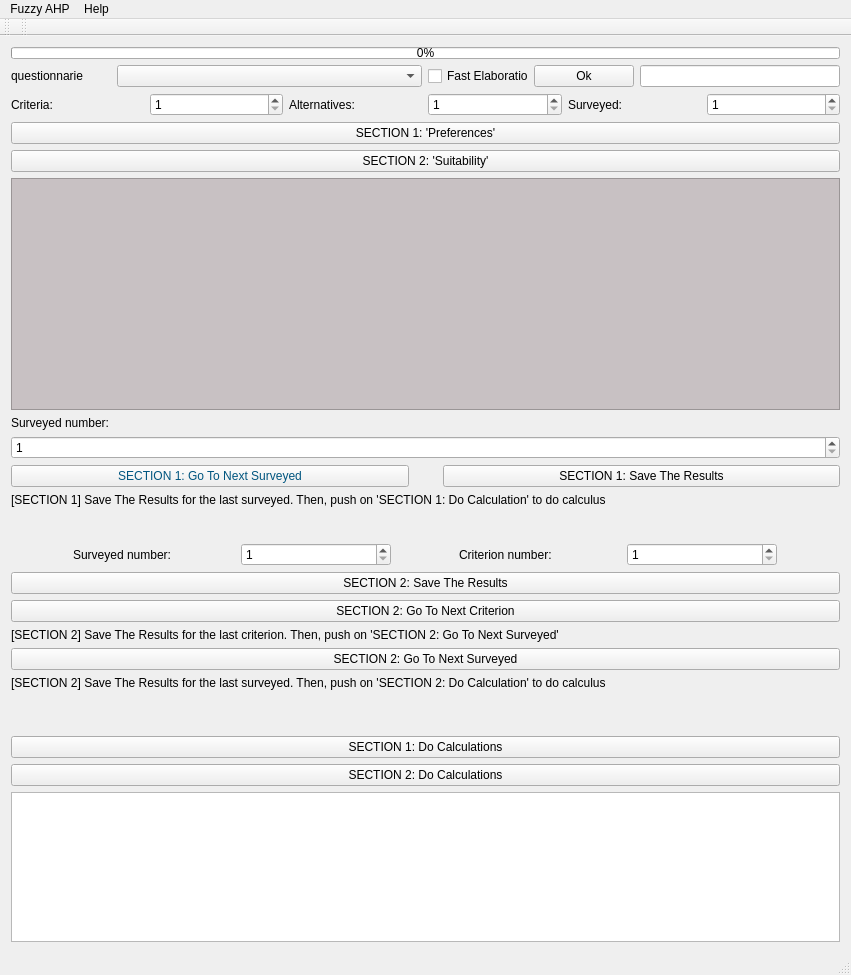
<?xml version="1.0" encoding="UTF-8"?>
<ui version="4.0">
 <class>MainWindow</class>
 <widget class="QMainWindow" name="MainWindow">
  <property name="geometry">
   <rect>
    <x>0</x>
    <y>0</y>
    <width>849</width>
    <height>975</height>
   </rect>
  </property>
  <property name="maximumSize">
   <size>
    <width>1677721</width>
    <height>1677721</height>
   </size>
  </property>
  <property name="windowTitle">
   <string>MainWindow</string>
  </property>
  <widget class="QWidget" name="centralWidget">
   <layout class="QVBoxLayout" name="verticalLayout_2">
    <item>
     <widget class="QProgressBar" name="progressBar">
      <property name="maximumSize">
       <size>
        <width>16777215</width>
        <height>12</height>
       </size>
      </property>
      <property name="toolTip">
       <string>progress bar</string>
      </property>
      <property name="value">
       <number>0</number>
      </property>
     </widget>
    </item>
    <item>
     <layout class="QHBoxLayout" name="horizontalLayout">
      <item>
       <widget class="QLabel" name="label">
        <property name="maximumSize">
         <size>
          <width>100</width>
          <height>16777215</height>
         </size>
        </property>
        <property name="text">
         <string>questionnarie</string>
        </property>
       </widget>
      </item>
      <item>
       <widget class="QComboBox" name="questionnarie">
        <property name="maximumSize">
         <size>
          <width>335</width>
          <height>100</height>
         </size>
        </property>
        <property name="cursor">
         <cursorShape>IBeamCursor</cursorShape>
        </property>
       </widget>
      </item>
      <item>
       <widget class="QCheckBox" name="checkBoxFastElaboration">
        <property name="maximumSize">
         <size>
          <width>100</width>
          <height>100</height>
         </size>
        </property>
        <property name="toolTip">
         <string>&lt;html&gt;&lt;head/&gt;&lt;body&gt;&lt;p&gt;&lt;span style=&quot; font-weight:600;&quot;&gt;Enable fast elaboration for the SECTION1 and SECTION2&lt;/span&gt;&lt;/p&gt;&lt;/body&gt;&lt;/html&gt;</string>
        </property>
        <property name="text">
         <string>Fast Elaboration</string>
        </property>
       </widget>
      </item>
      <item>
       <widget class="QPushButton" name="questOK">
        <property name="maximumSize">
         <size>
          <width>100</width>
          <height>45</height>
         </size>
        </property>
        <property name="text">
         <string>Ok</string>
        </property>
       </widget>
      </item>
      <item>
       <widget class="QLineEdit" name="lineEdit">
        <property name="maximumSize">
         <size>
          <width>200</width>
          <height>16777215</height>
         </size>
        </property>
       </widget>
      </item>
     </layout>
    </item>
    <item>
     <layout class="QGridLayout" name="gridLayout">
      <item row="0" column="1">
       <widget class="QSpinBox" name="spinBox_Criteria">
        <property name="minimum">
         <number>1</number>
        </property>
        <property name="maximum">
         <number>10</number>
        </property>
       </widget>
      </item>
      <item row="0" column="5">
       <widget class="QSpinBox" name="spinBox_Surveyed">
        <property name="minimum">
         <number>1</number>
        </property>
        <property name="maximum">
         <number>10</number>
        </property>
       </widget>
      </item>
      <item row="0" column="2">
       <widget class="QLabel" name="label_Alternatives">
        <property name="text">
         <string>Alternatives: </string>
        </property>
       </widget>
      </item>
      <item row="0" column="4">
       <widget class="QLabel" name="label_Surveyed">
        <property name="text">
         <string>Surveyed:</string>
        </property>
       </widget>
      </item>
      <item row="0" column="3">
       <widget class="QSpinBox" name="spinBox_Alternatives">
        <property name="minimum">
         <number>1</number>
        </property>
        <property name="maximum">
         <number>10</number>
        </property>
       </widget>
      </item>
      <item row="0" column="0">
       <widget class="QLabel" name="label_Criteria">
        <property name="text">
         <string>Criteria:</string>
        </property>
       </widget>
      </item>
     </layout>
    </item>
    <item>
     <widget class="QPushButton" name="pushButton_section1">
      <property name="text">
       <string>SECTION 1: 'Preferences'</string>
      </property>
     </widget>
    </item>
    <item>
     <widget class="QPushButton" name="pushButton_section2">
      <property name="text">
       <string>SECTION 2: 'Suitability'</string>
      </property>
     </widget>
    </item>
    <item>
     <widget class="QScrollArea" name="scrollArea">
      <property name="maximumSize">
       <size>
        <width>16777215</width>
        <height>300</height>
       </size>
      </property>
      <property name="styleSheet">
       <string notr="true">background-color: rgb(200, 193, 195);</string>
      </property>
      <property name="widgetResizable">
       <bool>true</bool>
      </property>
      <widget class="QWidget" name="scrollAreaWidgetContents_2">
       <property name="geometry">
        <rect>
         <x>0</x>
         <y>0</y>
         <width>829</width>
         <height>205</height>
        </rect>
       </property>
      </widget>
     </widget>
    </item>
    <item>
     <layout class="QVBoxLayout" name="verticalLayout">
      <property name="spacing">
       <number>0</number>
      </property>
      <property name="sizeConstraint">
       <enum>QLayout::SetNoConstraint</enum>
      </property>
      <property name="leftMargin">
       <number>0</number>
      </property>
      <property name="topMargin">
       <number>0</number>
      </property>
      <property name="rightMargin">
       <number>0</number>
      </property>
      <property name="bottomMargin">
       <number>0</number>
      </property>
     </layout>
    </item>
    <item>
     <layout class="QVBoxLayout" name="verticalLayout_3">
      <item>
       <widget class="QLabel" name="label_section1_surveyedNumber">
        <property name="text">
         <string>Surveyed number:</string>
        </property>
       </widget>
      </item>
      <item>
       <widget class="QSpinBox" name="spinBox_section1_surveyedNumber">
        <property name="minimum">
         <number>1</number>
        </property>
        <property name="maximum">
         <number>10</number>
        </property>
        <property name="singleStep">
         <number>1</number>
        </property>
       </widget>
      </item>
      <item>
       <layout class="QHBoxLayout" name="horizontalLayout_3">
        <property name="spacing">
         <number>34</number>
        </property>
        <property name="topMargin">
         <number>0</number>
        </property>
        <item>
         <widget class="QPushButton" name="pushButton_section1_toNextSurveyed">
          <property name="maximumSize">
           <size>
            <width>400</width>
            <height>16777215</height>
           </size>
          </property>
          <property name="styleSheet">
           <string notr="true">color: rgb(0, 85, 127);</string>
          </property>
          <property name="text">
           <string>SECTION 1: Go To Next Surveyed</string>
          </property>
         </widget>
        </item>
        <item>
         <widget class="QPushButton" name="pushButton_section1_saveTheResults">
          <property name="maximumSize">
           <size>
            <width>400</width>
            <height>16777215</height>
           </size>
          </property>
          <property name="autoFillBackground">
           <bool>false</bool>
          </property>
          <property name="styleSheet">
           <string notr="true"/>
          </property>
          <property name="text">
           <string>SECTION 1: Save The Results</string>
          </property>
         </widget>
        </item>
       </layout>
      </item>
      <item>
       <widget class="QLabel" name="label_section1_endSurveyed">
        <property name="text">
         <string>[SECTION 1] Save The Results for the last surveyed. Then, push on 'SECTION 1: Do Calculation' to do calculus</string>
        </property>
       </widget>
      </item>
      <item>
       <spacer name="verticalSpacer_4">
        <property name="orientation">
         <enum>Qt::Vertical</enum>
        </property>
        <property name="sizeHint" stdset="0">
         <size>
          <width>829</width>
          <height>30</height>
         </size>
        </property>
       </spacer>
      </item>
      <item>
       <layout class="QHBoxLayout" name="horizontalLayout_5">
        <property name="topMargin">
         <number>0</number>
        </property>
        <item>
         <widget class="QLabel" name="label_section2_surveyedNumber">
          <property name="maximumSize">
           <size>
            <width>100</width>
            <height>16777215</height>
           </size>
          </property>
          <property name="text">
           <string>Surveyed number:</string>
          </property>
         </widget>
        </item>
        <item>
         <widget class="QSpinBox" name="spinBox_section2_surveyedNumber">
          <property name="maximumSize">
           <size>
            <width>150</width>
            <height>16777215</height>
           </size>
          </property>
          <property name="minimum">
           <number>1</number>
          </property>
          <property name="maximum">
           <number>10</number>
          </property>
         </widget>
        </item>
        <item>
         <widget class="QLabel" name="label_section2_criterionNumber">
          <property name="maximumSize">
           <size>
            <width>100</width>
            <height>16777215</height>
           </size>
          </property>
          <property name="text">
           <string>Criterion number:</string>
          </property>
         </widget>
        </item>
        <item>
         <widget class="QSpinBox" name="spinBox_section2_criterionNumber">
          <property name="maximumSize">
           <size>
            <width>150</width>
            <height>16777215</height>
           </size>
          </property>
          <property name="minimum">
           <number>1</number>
          </property>
          <property name="maximum">
           <number>10</number>
          </property>
         </widget>
        </item>
       </layout>
      </item>
      <item>
       <widget class="QPushButton" name="pushButton_section2_saveTheResults">
        <property name="text">
         <string>SECTION 2: Save The Results</string>
        </property>
       </widget>
      </item>
      <item>
       <widget class="QPushButton" name="pushButton_section2_toNextCriterion">
        <property name="text">
         <string>SECTION 2: Go To Next Criterion</string>
        </property>
       </widget>
      </item>
      <item>
       <widget class="QLabel" name="label_section2_endCriterion">
        <property name="text">
         <string>[SECTION 2] Save The Results for the last criterion. Then, push on 'SECTION 2: Go To Next Surveyed' </string>
        </property>
       </widget>
      </item>
      <item>
       <widget class="QPushButton" name="pushButton_section2_toNextSurveyed">
        <property name="text">
         <string>SECTION 2: Go To Next Surveyed</string>
        </property>
       </widget>
      </item>
      <item>
       <widget class="QLabel" name="label_section2_endSurveyed">
        <property name="text">
         <string>[SECTION 2] Save The Results for the last surveyed. Then, push on 'SECTION 2: Do Calculation' to do calculus</string>
        </property>
       </widget>
      </item>
      <item>
       <spacer name="verticalSpacer_3">
        <property name="orientation">
         <enum>Qt::Vertical</enum>
        </property>
        <property name="sizeHint" stdset="0">
         <size>
          <width>20</width>
          <height>40</height>
         </size>
        </property>
       </spacer>
      </item>
      <item>
       <widget class="QPushButton" name="pushButton_section1_calculations">
        <property name="text">
         <string>SECTION 1: Do Calculations</string>
        </property>
       </widget>
      </item>
      <item>
       <widget class="QPushButton" name="pushButton_section2_calculations">
        <property name="text">
         <string>SECTION 2: Do Calculations</string>
        </property>
       </widget>
      </item>
     </layout>
    </item>
    <item>
     <layout class="QHBoxLayout" name="horizontalLayout_2"/>
    </item>
    <item>
     <widget class="QTextEdit" name="fuzzyResultsOnscreen">
      <property name="maximumSize">
       <size>
        <width>16777215</width>
        <height>150</height>
       </size>
      </property>
     </widget>
    </item>
   </layout>
  </widget>
  <widget class="QMenuBar" name="menuBar">
   <property name="geometry">
    <rect>
     <x>0</x>
     <y>0</y>
     <width>849</width>
     <height>21</height>
    </rect>
   </property>
   <widget class="QMenu" name="menuFuzzy_AHP">
    <property name="title">
     <string>Fuzzy AHP</string>
    </property>
   </widget>
   <widget class="QMenu" name="menuHelp">
    <property name="title">
     <string>Help</string>
    </property>
    <addaction name="actionInformation"/>
    <addaction name="actionHelp"/>
   </widget>
   <addaction name="menuFuzzy_AHP"/>
   <addaction name="menuHelp"/>
  </widget>
  <widget class="QToolBar" name="mainToolBar">
   <attribute name="toolBarArea">
    <enum>TopToolBarArea</enum>
   </attribute>
   <attribute name="toolBarBreak">
    <bool>false</bool>
   </attribute>
  </widget>
  <widget class="QStatusBar" name="statusBar"/>
  <widget class="QToolBar" name="toolBar">
   <property name="windowTitle">
    <string>toolBar</string>
   </property>
   <attribute name="toolBarArea">
    <enum>TopToolBarArea</enum>
   </attribute>
   <attribute name="toolBarBreak">
    <bool>false</bool>
   </attribute>
  </widget>
  <action name="actionInformation">
   <property name="text">
    <string>Information</string>
   </property>
  </action>
  <action name="actionHelp">
   <property name="text">
    <string>Help</string>
   </property>
  </action>
 </widget>
 <layoutdefault spacing="6" margin="11"/>
 <resources/>
 <connections/>
</ui>
